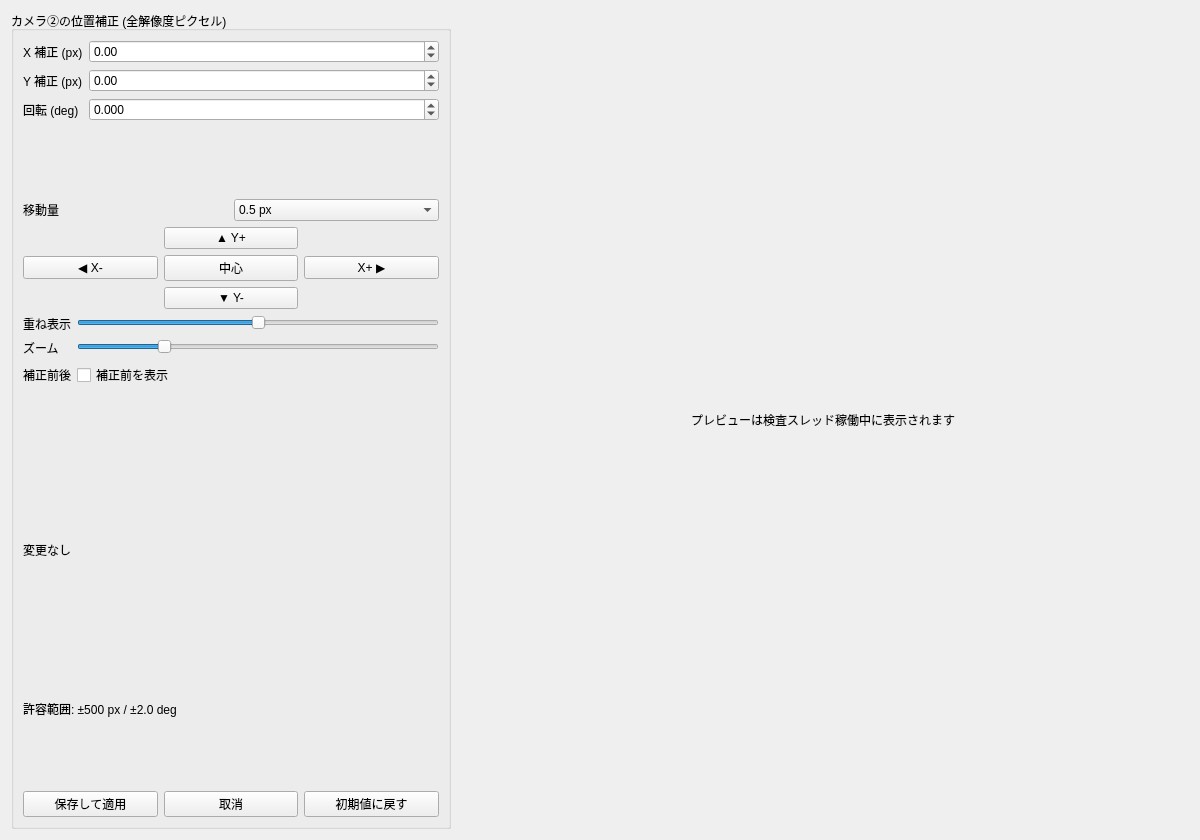
<?xml version="1.0" encoding="UTF-8"?>
<ui version="4.0">
 <class>FineAdjustmentPage</class>
 <widget class="QWidget" name="FineAdjustmentPage">
  <property name="geometry">
   <rect>
    <x>0</x>
    <y>0</y>
    <width>1200</width>
    <height>840</height>
   </rect>
  </property>
  <property name="windowTitle">
   <string>全体微調整</string>
  </property>
  <layout class="QHBoxLayout" name="fineAdjustmentRootLayout">
   <item>
    <widget class="QGroupBox" name="fineAdjustmentControlGroupBox">
     <property name="title">
      <string>カメラ②の位置補正 (全解像度ピクセル)</string>
     </property>
     <property name="maximumSize">
      <size>
       <width>440</width>
       <height>16777215</height>
      </size>
     </property>
     <layout class="QVBoxLayout" name="fineAdjustmentControlLayout">
      <item>
       <layout class="QFormLayout" name="fineAdjustmentFormLayout">
        <item row="0" column="0">
         <widget class="QLabel" name="globalOffsetXLabel">
          <property name="text">
           <string>X 補正 (px)</string>
          </property>
         </widget>
        </item>
        <item row="0" column="1">
         <widget class="QDoubleSpinBox" name="globalOffsetXSpinBox">
          <property name="decimals">
           <number>2</number>
          </property>
          <property name="minimum">
           <double>-500.000000000000000</double>
          </property>
          <property name="maximum">
           <double>500.000000000000000</double>
          </property>
          <property name="singleStep">
           <double>1.000000000000000</double>
          </property>
         </widget>
        </item>
        <item row="1" column="0">
         <widget class="QLabel" name="globalOffsetYLabel">
          <property name="text">
           <string>Y 補正 (px)</string>
          </property>
         </widget>
        </item>
        <item row="1" column="1">
         <widget class="QDoubleSpinBox" name="globalOffsetYSpinBox">
          <property name="decimals">
           <number>2</number>
          </property>
          <property name="minimum">
           <double>-500.000000000000000</double>
          </property>
          <property name="maximum">
           <double>500.000000000000000</double>
          </property>
          <property name="singleStep">
           <double>1.000000000000000</double>
          </property>
         </widget>
        </item>
        <item row="2" column="0">
         <widget class="QLabel" name="globalRotationLabel">
          <property name="text">
           <string>回転 (deg)</string>
          </property>
         </widget>
        </item>
        <item row="2" column="1">
         <widget class="QDoubleSpinBox" name="globalRotationSpinBox">
          <property name="decimals">
           <number>3</number>
          </property>
          <property name="minimum">
           <double>-2.000000000000000</double>
          </property>
          <property name="maximum">
           <double>2.000000000000000</double>
          </property>
          <property name="singleStep">
           <double>0.010000000000000</double>
          </property>
         </widget>
        </item>
       </layout>
      </item>
      <item>
       <layout class="QHBoxLayout" name="fineAdjustmentNudgeLayout">
        <item>
         <widget class="QLabel" name="nudgeStepLabel">
          <property name="text">
           <string>移動量</string>
          </property>
         </widget>
        </item>
        <item>
         <widget class="QComboBox" name="nudgeStepComboBox">
          <item>
           <property name="text">
            <string>0.5 px</string>
           </property>
          </item>
          <item>
           <property name="text">
            <string>1 px</string>
           </property>
          </item>
          <item>
           <property name="text">
            <string>5 px</string>
           </property>
          </item>
         </widget>
        </item>
       </layout>
      </item>
      <item>
       <layout class="QGridLayout" name="fineAdjustmentNudgeGrid">
        <item row="0" column="1">
         <widget class="QPushButton" name="nudgeUpButton">
          <property name="text">
           <string>▲ Y+</string>
          </property>
         </widget>
        </item>
        <item row="1" column="0">
         <widget class="QPushButton" name="nudgeLeftButton">
          <property name="text">
           <string>◀ X-</string>
          </property>
         </widget>
        </item>
        <item row="1" column="1">
         <widget class="QPushButton" name="nudgeCenterButton">
          <property name="text">
           <string>中心</string>
          </property>
          <property name="toolTip">
           <string>Reset X/Y to 0 (rotation is kept)</string>
          </property>
         </widget>
        </item>
        <item row="1" column="2">
         <widget class="QPushButton" name="nudgeRightButton">
          <property name="text">
           <string>X+ ▶</string>
          </property>
         </widget>
        </item>
        <item row="2" column="1">
         <widget class="QPushButton" name="nudgeDownButton">
          <property name="text">
           <string>▼ Y-</string>
          </property>
         </widget>
        </item>
       </layout>
      </item>
      <item>
       <layout class="QFormLayout" name="fineAdjustmentToggleFormLayout">
        <item row="0" column="0">
         <widget class="QLabel" name="overlayOpacityLabel">
          <property name="text">
           <string>重ね表示</string>
          </property>
         </widget>
        </item>
        <item row="0" column="1">
         <widget class="QSlider" name="overlayOpacitySlider">
          <property name="minimum">
           <number>0</number>
          </property>
          <property name="maximum">
           <number>100</number>
          </property>
          <property name="value">
           <number>50</number>
          </property>
          <property name="orientation">
           <enum>Qt::Horizontal</enum>
          </property>
         </widget>
        </item>
        <item row="1" column="0">
         <widget class="QLabel" name="zoomLabel">
          <property name="text">
           <string>ズーム</string>
          </property>
         </widget>
        </item>
        <item row="1" column="1">
         <widget class="QSlider" name="zoomSlider">
          <property name="minimum">
           <number>10</number>
          </property>
          <property name="maximum">
           <number>400</number>
          </property>
          <property name="value">
           <number>100</number>
          </property>
          <property name="orientation">
           <enum>Qt::Horizontal</enum>
          </property>
         </widget>
        </item>
        <item row="2" column="0">
         <widget class="QLabel" name="beforeAfterLabel">
          <property name="text">
           <string>補正前後</string>
          </property>
         </widget>
        </item>
        <item row="2" column="1">
         <widget class="QCheckBox" name="beforeAfterCheckBox">
          <property name="text">
           <string>補正前を表示</string>
          </property>
         </widget>
        </item>
       </layout>
      </item>
      <item>
       <widget class="QLabel" name="fineAdjustmentDraftLabel">
        <property name="text">
         <string>変更なし</string>
        </property>
        <property name="wordWrap">
         <bool>true</bool>
        </property>
       </widget>
      </item>
      <item>
       <widget class="QLabel" name="fineAdjustmentRangeLabel">
        <property name="text">
         <string>許容範囲: ±500 px / ±2.0 deg</string>
        </property>
        <property name="wordWrap">
         <bool>true</bool>
        </property>
       </widget>
      </item>
      <item>
       <layout class="QHBoxLayout" name="fineAdjustmentActionLayout">
        <item>
         <widget class="QPushButton" name="saveFineAdjustmentButton">
          <property name="text">
           <string>保存して適用</string>
          </property>
         </widget>
        </item>
        <item>
         <widget class="QPushButton" name="cancelFineAdjustmentButton">
          <property name="text">
           <string>取消</string>
          </property>
         </widget>
        </item>
        <item>
         <widget class="QPushButton" name="restoreFineAdjustmentButton">
          <property name="text">
           <string>初期値に戻す</string>
          </property>
         </widget>
        </item>
       </layout>
      </item>
     </layout>
    </widget>
   </item>
   <item>
    <widget class="QLabel" name="finePreviewLabel">
     <property name="text">
      <string>プレビューは検査スレッド稼働中に表示されます</string>
     </property>
     <property name="alignment">
      <set>Qt::AlignCenter</set>
     </property>
     <property name="scaledContents">
      <bool>false</bool>
     </property>
    </widget>
   </item>
  </layout>
 </widget>
 <resources/>
 <connections/>
</ui>
